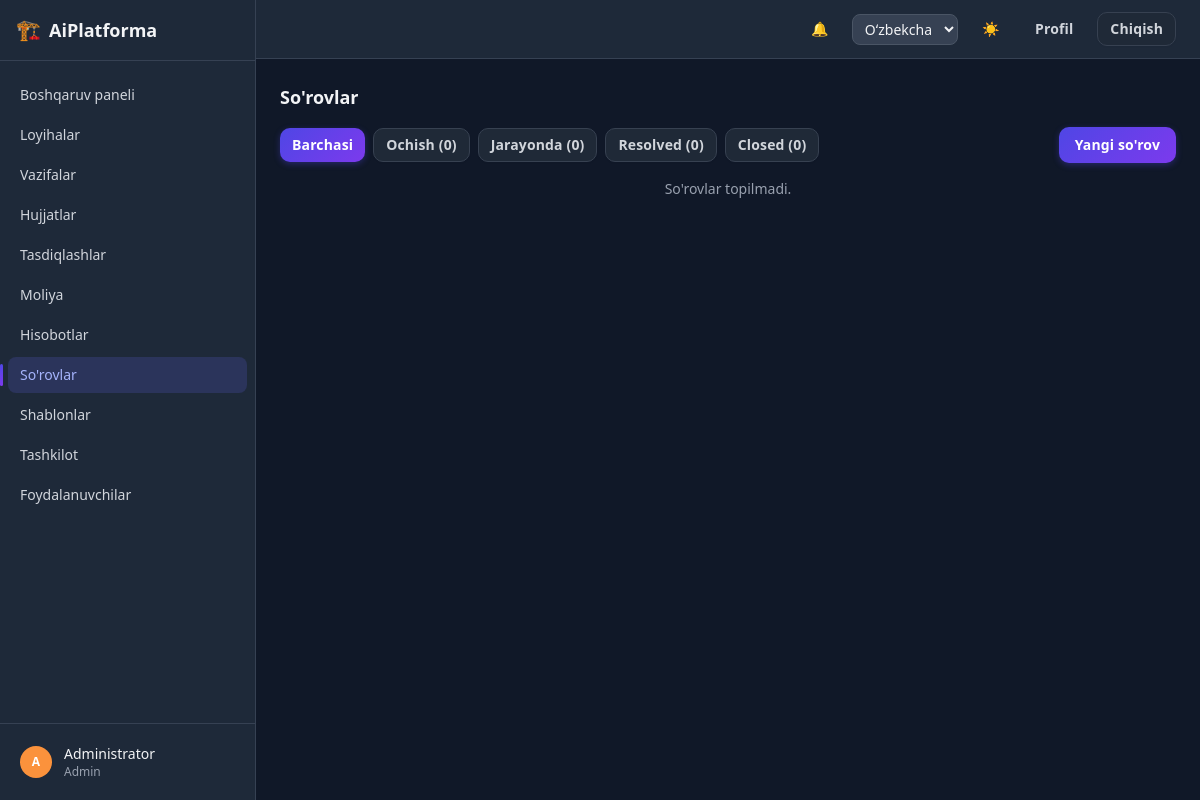
The page /requests/ (signed in) on the database as committed earlier.
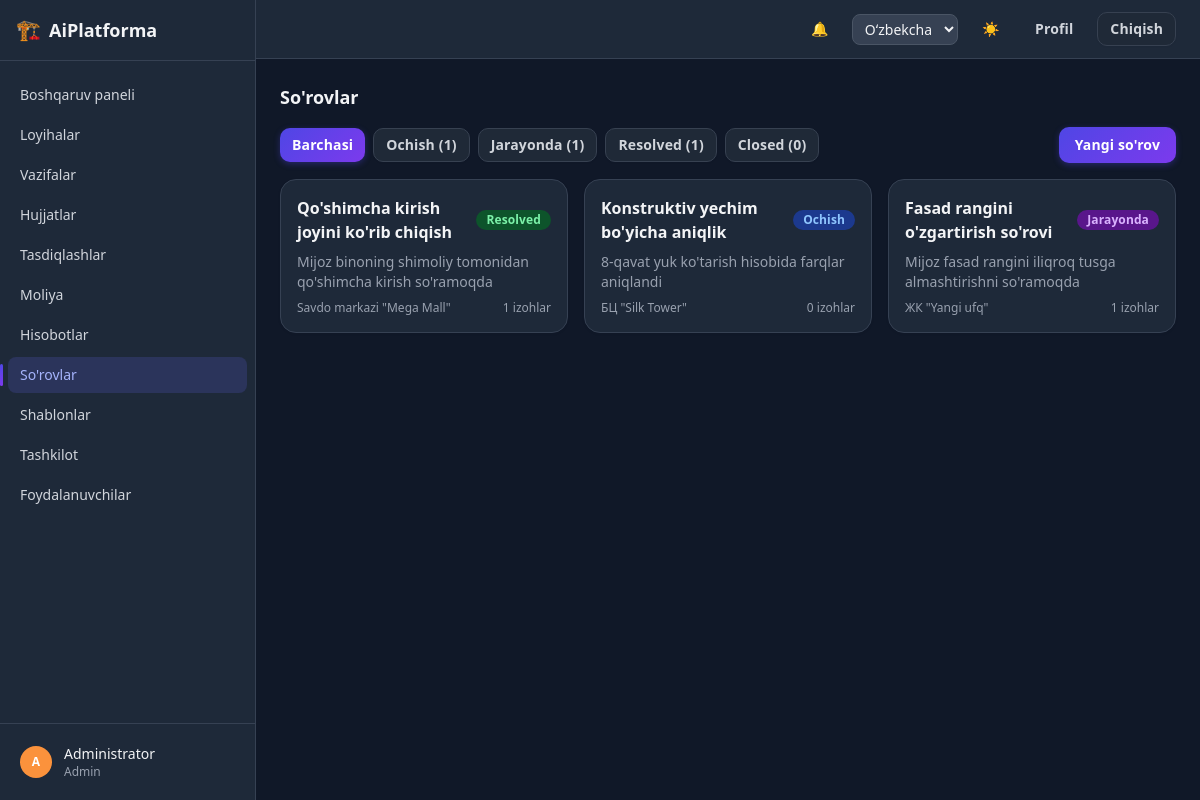
The same page on the database as committed later.
### apps/requests_app/models.py (models this page shows, shortened)
class Request(models.Model):
    id = models.UUIDField(primary_key=True, default=uuid.uuid4, editable=False)
    title = models.CharField(max_length=255)
    description = models.TextField(blank=True, null=True)
    type = models.CharField(max_length=20, choices=RequestType.choices, default=RequestType.CLARIFICATION)
    project = models.ForeignKey(
        "projects.Project", on_delete=models.CASCADE, null=True, blank=True, related_name="requests"
    )
    created_by = models.ForeignKey(
        settings.AUTH_USER_MODEL, on_delete=models.PROTECT, related_name="created_requests"
    )
    assignee = models.ForeignKey(
        settings.AUTH_USER_MODEL, on_delete=models.SET_NULL, null=True, blank=True, related_name="assigned_requests"
    )
    status = models.CharField(max_length=20, choices=RequestStatus.choices, default=RequestStatus.OPEN)
    priority = models.CharField(max_length=20, choices=RequestPriority.choices, default=RequestPriority.MEDIUM)
    created_at = models.DateTimeField(auto_now_add=True)
    updated_at = models.DateTimeField(auto_now=True)
    class Meta:
        ordering = ["-created_at"]

### apps/projects/models.py (models this page shows, shortened)
class Project(models.Model):
    class Stage(models.TextChoices):
        CONCEPT = "concept", _("Concept")
        PRELIMINARY = "preliminary", _("Preliminary design")
        WORKING_DOCS = "working_docs", _("Working documentation")
        EXPERTISE = "expertise", _("Expertise")
        CONSTRUCTION = "construction", _("Construction")
    class Status(models.TextChoices):
        ACTIVE = "active", _("Active")
        ON_HOLD = "on_hold", _("On hold")
        COMPLETED = "completed", _("Completed")
        CANCELLED = "cancelled", _("Cancelled")
    id = models.UUIDField(primary_key=True, default=uuid.uuid4, editable=False)
    name = models.CharField(max_length=255)
    description = models.CharField(max_length=2000, blank=True, null=True)
    client_name = models.CharField(max_length=255, blank=True, null=True)
    client_contact = models.CharField(max_length=255, blank=True, null=True)
    address = models.CharField(max_length=500, blank=True, null=True)
    stage = models.CharField(max_length=20, choices=Stage.choices, default=Stage.CONCEPT)
    status = models.CharField(max_length=20, choices=Status.choices, default=Status.ACTIVE)
    start_date = models.DateField(blank=True, null=True)
    deadline = models.DateField(blank=True, null=True)
    budget = models.FloatField(default=0)
    paid_amount = models.FloatField(default=0)
    created_by = models.ForeignKey(
        settings.AUTH_USER_MODEL, on_delete=models.PROTECT, related_name="created_projects"
    )
    created_at = models.DateTimeField(auto_now_add=True)
    updated_at = models.DateTimeField(auto_now=True)
    class Meta:
        ordering = ["-created_at"]

### apps/requests_app/views.py (the view)
# urls.py: path("", views.request_list, name="list"),
@login_required
def request_list(request):
    requests_qs = _visible_requests(request.user)
    status = request.GET.get("status")
    if status:
        requests_qs = requests_qs.filter(status=status)
    counts = {value: _visible_requests(request.user).filter(status=value).count() for value, _l in RequestStatus.choices}
    return render(request, "requests_app/request_list.html", {
        "requests": requests_qs,
        "status": status or "",
        "statuses": RequestStatus.choices,
        "counts": counts,
    })

### apps/accounts/models.py (called while the page is built)
    def get_short_name(self):
        return self.full_name.split()[0] if self.full_name else self.email

### apps/core/context_processors.py (called while the page is built)
def dark_mode(request):
    return {"dark_mode": getattr(request, "dark_mode", True)}

### apps/core/templatetags/core_extras.py (called while the page is built)
@register.filter
def initials(name):
    if not name:
        return "?"
    parts = str(name).split()
    letters = "".join(p[0] for p in parts[:2] if p)
    return letters.upper() or "?"

@register.filter
def avatar_color(name):
    if not name:
        return _AVATAR_PALETTE[0]
    total = sum(ord(ch) for ch in str(name))
    return _AVATAR_PALETTE[total % len(_AVATAR_PALETTE)]

@register.filter
def get_item(mapping, key):
    if not mapping:
        return []
    return mapping.get(key, [])

### apps/requests_app/templatetags/request_extras.py (called while the page is built)
@register.filter
def request_status_badge(status):
    return _BADGE_CLASSES[_STATUS_VARIANT.get(status, "default")]

### apps/requests_app/views.py (called while the page is built)
def _visible_requests(user):
    return Request.objects.filter(
        Q(created_by=user) | Q(assignee=user) | Q(project__members__user=user)
    ).distinct().select_related("project", "created_by", "assignee")

### templates/requests_app/request_list.html (shortened to what this page needs)
{% extends "base.html" %}
{% load i18n core_extras request_extras %}
{% block page_title %}{% trans "Requests" %}{% endblock %}
{% block content %}
<div class="mb-4 flex flex-wrap items-center justify-between gap-3">
  <div class="flex flex-wrap gap-2">
    <a href="?" class="btn btn-sm {% if not status %}btn-primary{% else %}btn-secondary{% endif %}">{% trans "All" %}</a>
    {% for value, label in statuses %}
      <a href="?status={{ value }}" class="btn btn-sm {% if status == value %}btn-primary{% else %}btn-secondary{% endif %}">{{ label }} ({{ counts|get_item:value|default:0 }})</a>
    {% endfor %}
  </div>
  <a href="{% url 'requests_app:create' %}" class="btn btn-primary btn-md">{% trans "New request" %}</a>
</div>
<div class="grid grid-cols-1 gap-4 sm:grid-cols-2 lg:grid-cols-3">
  {% for req in requests %}
    <a href="{% url 'requests_app:detail' req.pk %}" class="card block p-4 hover:shadow-md">
      <div class="mb-2 flex items-center justify-between">
        <h3 class="font-semibold">{{ req.title }}</h3>
        <span class="{{ req.status|request_status_badge }}">{{ req.get_status_display }}</span>
      </div>
      <p class="mb-2 line-clamp-2 text-sm text-gray-500 dark:text-gray-400">{{ req.description|default:"" }}</p>
      <div class="flex items-center justify-between text-xs text-gray-400">
        <span>{{ req.project.name|default:"—" }}</span>
        <span>{{ req.comments.count }} {% trans "comments" %}</span>
      </div>
    </a>
  {% empty %}
    <p class="col-span-full text-center text-sm text-gray-500 dark:text-gray-400">{% trans "No requests found." %}</p>
  {% endfor %}
</div>
{% endblock %}

Rows that differ between the two databases and show on the page:
added Request: title "Qo'shimcha kirish joyini ko'rib chiqish", status "Resolved", description "Mijoz binoning shimoliy tomonidan qo'shimcha kirish so'ramoqda", project.name "Savdo markazi \"Mega Mall\"", comments.count "1"
added Request: title "Konstruktiv yechim bo'yicha aniqlik", status "Ochish", description "8-qavat yuk ko'tarish hisobida farqlar aniqlandi", project.name "БЦ \"Silk Tower\"", comments.count "0"
added Request: title "Fasad rangini o'zgartirish so'rovi", status "Jarayonda", description "Mijoz fasad rangini iliqroq tusga almashtirishni so'ramoqda", project.name "ЖК \"Yangi ufq\"", comments.count "1"
Other text that changed with them:
new list line: "Ochish ( 1 )"
new list line: "Jarayonda ( 1 )"
new list line: "Resolved ( 1 )"
list line gone: "Ochish ( 0 )"
list line gone: "Jarayonda ( 0 )"
list line gone: "Resolved ( 0 )"
text no longer shown: "So'rovlar topilmadi."
